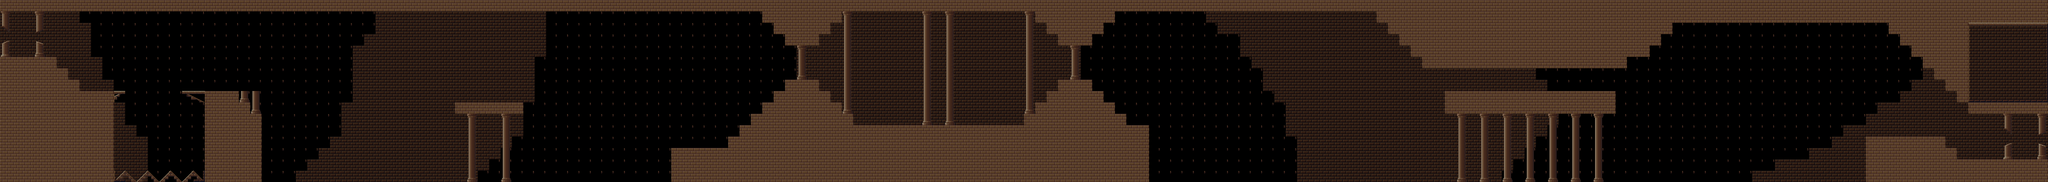

The image is a tile-based game level rendered from a .tmx file. Its description and source (layers, tilesets, objects; grid data summarised) follow:
An orthogonal 180x16 tile map with 32x32 px tiles, 3 tile layers (Background, Details, Ground) and 7 objects (EndPoint, StartPoint, Enemy1, Boss, Enemy2, ...).

<map version="1.5" tiledversion="1.7.2" orientation="orthogonal" renderorder="right-down" width="180" height="16" tilewidth="32" tileheight="32" infinite="0" nextlayerid="7" nextobjectid="8">
 <tileset firstgid="1" name="castle_tileset_part1" tilewidth="32" tileheight="32" tilecount="672" columns="16">
  <image source="data/map/castle_tileset_part1.png" width="512" height="1344" />
 </tileset>
 <layer id="4" name="Background" width="180" height="16">
  <data>[2880 cells, 2880 non-empty, 2 distinct tile ids]</data>
 </layer>
 <objectgroup id="5" name="PlayerEnterExit">
  <object id="1" name="EndPoint" x="5649.83" y="355.333" width="87" height="92" />
  <object id="2" name="StartPoint" x="31.6667" y="93.6667" width="62" height="66" />
 </objectgroup>
 <objectgroup id="6" name="EnemySpawn">
  <object id="3" name="Enemy1" x="600" y="190" width="62" height="66" />
  <object id="4" name="Boss" x="2803" y="285" width="62" height="66" />
  <object id="5" name="Enemy2" x="4285" y="189" width="62" height="66" />
  <object id="6" name="Enemy3" x="5574" y="381" width="62" height="66" />
  <object id="7" name="Enemy4" x="5620" y="221" width="62" height="66" />
 </objectgroup>
 <layer id="2" name="Details" width="180" height="16">
  <data>[2880 cells, 77 non-empty, 15 distinct tile ids]</data>
 </layer>
 <layer id="1" name="Ground" width="180" height="16">
  <data>[2880 cells, 942 non-empty, 12 distinct tile ids]</data>
 </layer>
</map>
